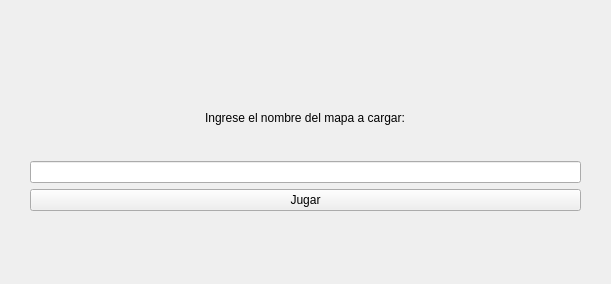
<?xml version="1.0" encoding="UTF-8"?>
<ui version="4.0">
 <class>Form</class>
 <widget class="QWidget" name="Form">
  <property name="geometry">
   <rect>
    <x>0</x>
    <y>0</y>
    <width>611</width>
    <height>284</height>
   </rect>
  </property>
  <property name="minimumSize">
   <size>
    <width>611</width>
    <height>284</height>
   </size>
  </property>
  <property name="maximumSize">
   <size>
    <width>611</width>
    <height>284</height>
   </size>
  </property>
  <property name="windowTitle">
   <string>Form</string>
  </property>
  <widget class="QWidget" name="verticalLayoutWidget">
   <property name="geometry">
    <rect>
     <x>30</x>
     <y>0</y>
     <width>551</width>
     <height>291</height>
    </rect>
   </property>
   <layout class="QVBoxLayout" name="verticalLayout">
    <item alignment="Qt::AlignHCenter">
     <widget class="QLabel" name="label_2">
      <property name="text">
       <string/>
      </property>
     </widget>
    </item>
    <item alignment="Qt::AlignHCenter">
     <widget class="QLabel" name="label1">
      <property name="text">
       <string>Ingrese el nombre del mapa a cargar:</string>
      </property>
     </widget>
    </item>
    <item>
     <widget class="QLineEdit" name="mapa"/>
    </item>
    <item>
     <widget class="QPushButton" name="jugar">
      <property name="text">
       <string>Jugar</string>
      </property>
      <property name="checkable">
       <bool>true</bool>
      </property>
      <property name="checked">
       <bool>false</bool>
      </property>
     </widget>
    </item>
    <item alignment="Qt::AlignHCenter">
     <widget class="QLabel" name="error">
      <property name="text">
       <string/>
      </property>
     </widget>
    </item>
   </layout>
  </widget>
 </widget>
 <resources/>
 <connections/>
</ui>
